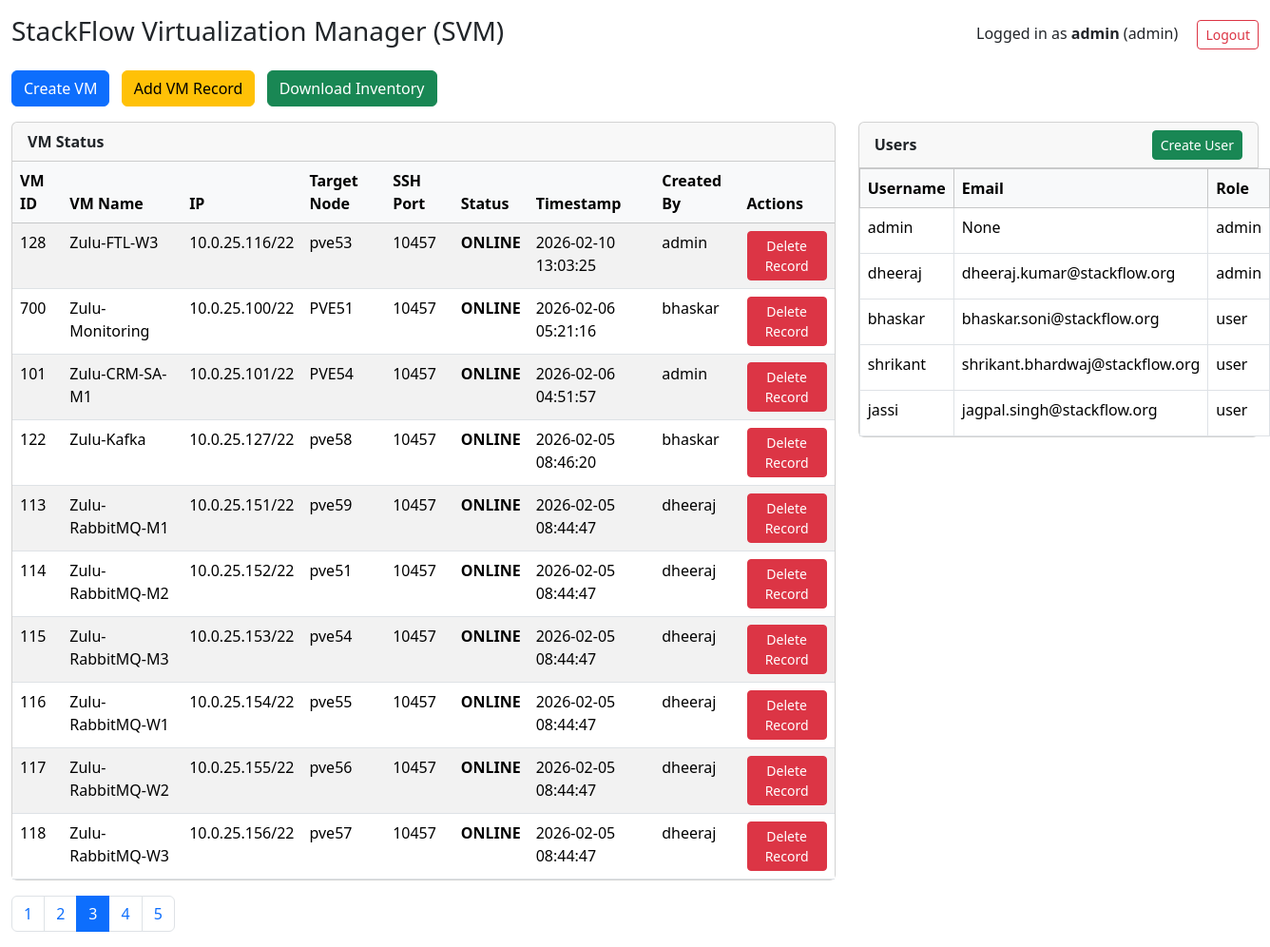
/dashboard?page=3&per_page=10 (signed in), run on the app's committed database.
### tables this page shows
CREATE TABLE vm_status (
        vmid TEXT PRIMARY KEY,
        vmname TEXT,
        ipaddr TEXT,
        target_node TEXT,
        ssh_port INTEGER,
        ssh_status TEXT,
        timestamp INTEGER,
        created_by TEXT
    , port_status TEXT, ports TEXT, disksize INTEGER DEFAULT 20, master_ip TEXT, cluster_name TEXT, extra_vars TEXT);

CREATE TABLE users (
            id INTEGER PRIMARY KEY AUTOINCREMENT,
            username TEXT UNIQUE NOT NULL,
            password TEXT NOT NULL
        , role TEXT DEFAULT 'user', email TEXT);

### app.py (the view)
@app.route("/dashboard")
@login_required
def dashboard():
    page = int(request.args.get("page", 1))
    per_page = int(request.args.get("per_page", 10))
    offset = (page-1)*per_page
    conn = sqlite3.connect(DB_PATH)
    c = conn.cursor()
    c.execute("SELECT COUNT(*) FROM vm_status")
    total_vms = c.fetchone()[0]
    c.execute(f"""
        SELECT vmid, vmname, ipaddr, target_node,
               ssh_port, ssh_status, timestamp, created_by
        FROM vm_status
        ORDER BY timestamp DESC
        LIMIT {per_page} OFFSET {offset}
    """)
    rows = c.fetchall()
    users = []
    if session["role"] == "admin":
        c.execute("SELECT username, email, role FROM users")
        users = c.fetchall()
    conn.close()
    vms = []
    for r in rows:
        vms.append({
            "vmid": r[0],
            "vmname": r[1],
            "ipaddr": r[2],
            "target_node": r[3],
            "ssh_port": r[4],
            "ssh_status": r[5],
            "timestamp": time.strftime("%Y-%m-%d %H:%M:%S", time.localtime(r[6])),
            "created_by": r[7]
        })
    total_pages = (total_vms + per_page - 1) // per_page
    return render_template(
        "dashboard.html",
        vms=vms,
        users=users,
        role=session["role"],
        username=session["username"],
        page=page,
        per_page=per_page,
        total_pages=total_pages
    )

### app.py (called while the page is built)
def login_required(f):
    @wraps(f)
    def wrap(*args, **kwargs):
        if "username" not in session:
            return redirect(url_for("login"))
        return f(*args, **kwargs)
    return wrap

### templates/dashboard.html (shortened to what this page needs)
<!DOCTYPE html>
<html lang="en">
<head>
<link href="https://cdn.jsdelivr.net/npm/bootstrap@5.3.3/dist/css/bootstrap.min.css" rel="stylesheet">
</head>
<body>
<div class="container-fluid mt-3">
<div class="d-flex justify-content-between align-items-center mb-3">
    <h3>StackFlow Virtualization Manager (SVM)</h3>
    <div>
        <span class="me-3">
            Logged in as <strong>{{ username }}</strong> ({{ role }})
        </span>
        <a href="{{ url_for('logout') }}" class="btn btn-outline-danger btn-sm">Logout</a>
    </div>
</div>
<div class="mb-3">
    <a href="{{ url_for('vm_form') }}" class="btn btn-primary">Create VM</a>
    {% if role == 'admin' %}
    <button class="btn btn-warning ms-2" data-bs-toggle="modal" data-bs-target="#addVmModal">
        Add VM Record
    </button>
    {% endif %}
    <a href="{{ url_for('download_inventory') }}" class="btn btn-success ms-2">
        Download Inventory
    </a>
</div>
<div class="row">
<div class="col-md-8">
    <div class="card mb-3">
        <div class="card-header">VM Status</div>
        <div class="card-body p-0">
            <table class="table table-striped table-hover mb-0">
                <thead class="table-light">
                    <tr>
                        <th>VM ID</th>
                        <th>VM Name</th>
                        <th>IP</th>
                        <th>Target Node</th>
                        <th>SSH Port</th>
                        <th>Status</th>
                        <th>Timestamp</th>
                        <th>Created By</th>
                        {% if role == 'admin' %}
                        <th>Actions</th>
                        {% endif %}
                    </tr>
                </thead>
                <tbody>
                {% for vm in vms %}
                    <tr>
                        <td>{{ vm.vmid }}</td>
                        <td>{{ vm.vmname }}</td>
                        <td>{{ vm.ipaddr }}</td>
                        <td>{{ vm.target_node }}</td>
                        <td>{{ vm.ssh_port }}</td>
                        <td class="status-{{ vm.ssh_status }}">{{ vm.ssh_status }}</td>
                        <td>{{ vm.timestamp }}</td>
                        <td>{{ vm.created_by }}</td>
                        {% if role == 'admin' %}
                        <td>
                            <a href="{{ url_for('delete_vm', vmid=vm.vmid) }}"
                               class="btn btn-sm btn-danger"
                               onclick="return confirm('Delete VM {{ vm.vmid }}?')">
                               Delete Record
                            </a>
                        </td>
                        {% endif %}
                    </tr>
                {% endfor %}
                </tbody>
            </table>
        </div>
    </div>
    <nav>
      <ul class="pagination">
        {% for p in range(1, total_pages + 1) %}
        <li class="page-item {% if p == page %}active{% endif %}">
            <a class="page-link"
               href="{{ url_for('dashboard', page=p, per_page=per_page) }}">
               {{ p }}
            </a>
        </li>
        {% endfor %}
      </ul>
    </nav>
</div>
{% if role == 'admin' %}
<div class="col-md-4">
    <div class="card mb-3">
        <div class="card-header d-flex justify-content-between align-items-center">
            Users
            <a href="{{ url_for('create_user') }}" class="btn btn-success btn-sm">
                Create User
            </a>
        </div>
        <div class="card-body p-0">
            <table class="table table-bordered table-hover mb-0">
                <thead class="table-light">
                    <tr>
                        <th>Username</th>
                        <th>Email</th>
                        <th>Role</th>
                    </tr>
                </thead>
                <tbody>
                {% for user in users %}
                    <tr>
                        <td>{{ user[0] }}</td>
                        <td>{{ user[1] }}</td>
                        <td>{{ user[2] }}</td>
                    </tr>
                {% endfor %}
                </tbody>
            </table>
        </div>
    </div>
</div>
{% endif %}
</div>
</div>
</body>
</html>

### templates/dashboard.html (style rules this page uses)
.status-ONLINE { color: green; font-weight: bold; }
.card-header { font-weight: bold; }

### data on the page
vm_status: vmid "128", vmname "Zulu-FTL-W3", ipaddr "10.0.25.116/22", target_node "pve53", ssh_port "10457", ssh_status "ONLINE", timestamp "2026-02-10 13:03:25", created_by "admin"
vm_status: vmid "700", vmname "Zulu-Monitoring", ipaddr "10.0.25.100/22", target_node "PVE51", ssh_port "10457", ssh_status "ONLINE", timestamp "2026-02-06 05:21:16", created_by "bhaskar"
vm_status: vmid "101", vmname "Zulu-CRM-SA-M1", ipaddr "10.0.25.101/22", target_node "PVE54", ssh_port "10457", ssh_status "ONLINE", timestamp "2026-02-06 04:51:57", created_by "admin"
vm_status: vmid "122", vmname "Zulu-Kafka", ipaddr "10.0.25.127/22", target_node "pve58", ssh_port "10457", ssh_status "ONLINE", timestamp "2026-02-05 08:46:20", created_by "bhaskar"
vm_status: vmid "113", vmname "Zulu-RabbitMQ-M1", ipaddr "10.0.25.151/22", target_node "pve59", ssh_port "10457", ssh_status "ONLINE", timestamp "2026-02-05 08:44:47", created_by "dheeraj"
vm_status: vmid "114", vmname "Zulu-RabbitMQ-M2", ipaddr "10.0.25.152/22", target_node "pve51", ssh_port "10457", ssh_status "ONLINE", timestamp "2026-02-05 08:44:47", created_by "dheeraj"
vm_status: vmid "115", vmname "Zulu-RabbitMQ-M3", ipaddr "10.0.25.153/22", target_node "pve54", ssh_port "10457", ssh_status "ONLINE", timestamp "2026-02-05 08:44:47", created_by "dheeraj"
vm_status: vmid "116", vmname "Zulu-RabbitMQ-W1", ipaddr "10.0.25.154/22", target_node "pve55", ssh_port "10457", ssh_status "ONLINE", timestamp "2026-02-05 08:44:47", created_by "dheeraj"
vm_status: vmid "117", vmname "Zulu-RabbitMQ-W2", ipaddr "10.0.25.155/22", target_node "pve56", ssh_port "10457", ssh_status "ONLINE", timestamp "2026-02-05 08:44:47", created_by "dheeraj"
vm_status: vmid "118", vmname "Zulu-RabbitMQ-W3", ipaddr "10.0.25.156/22", target_node "pve57", ssh_port "10457", ssh_status "ONLINE", timestamp "2026-02-05 08:44:47", created_by "dheeraj"
users: username "admin", user "None", role "admin"
users: username "dheeraj", email "dheeraj.kumar@stackflow.org", role "admin"
users: username "bhaskar", email "bhaskar.soni@stackflow.org", role "user"
users: username "shrikant", email "shrikant.bhardwaj@stackflow.org", role "user"
users: username "jassi", email "jagpal.singh@stackflow.org", role "user"

### other printed values
{{ username }} "admin"
{{ role }} "admin"
{{ p }} "1" "2" "3" "4" "5"
